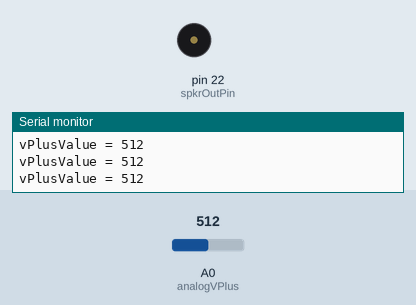
Recording of a sketch running on a simulated Arduino Mega 2560, built with avr-gcc and run on an emulated ATmega2560. Shown: buzzer (waves = sounding), the last lines printed to the serial monitor. Inputs (shaded band) come from the test bench; at power-on: A0 (analogVPlus) = 512.

Above: at 1.2 s.
1.3 s: A0 (analogVPlus) set to 493
At 1.6 s:
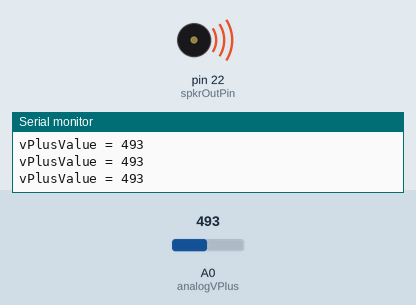
2.8 s: A0 (analogVPlus) set to 11
4.3 s: A0 (analogVPlus) set to 8
10.3 s: A0 (analogVPlus) set to 511
At 11.0 s:
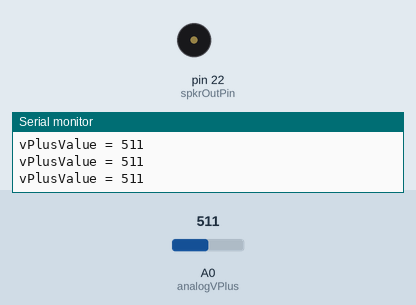
13.3 s: A0 (analogVPlus) set to 0
At 14.4 s:
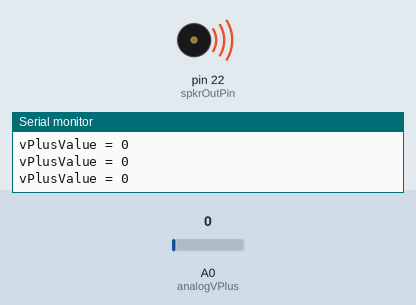
Timing chart, 0 to 16.3 s (numbered marks = the images above; inputs shaded):
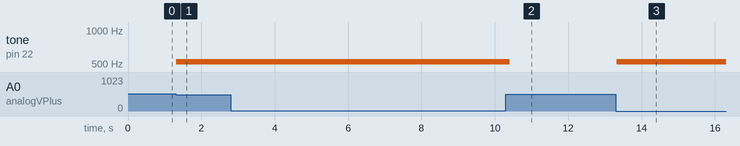

The sketch:

OneHoleTwoNotes.ino
```cpp
/*
 * Team DHP - Digital Harmonica Project
 * NO VOLUME CONTROL
 *
 * Single bi-directional sensor being used like a harmonica hole would
 * No volume control but two notes.
 *
 * This program mocks the Hole 4 of the C-Blues 10-hole Harmonica
 * The following link will take you to where the frequencies for these notes can be found
 *     https://www.researchgate.net/figure/13714801_fig2_FIG-2-Notes-and-approximate-frequencies-of-a-ten-hole-diatonic-har
 *
 *  C-Major Blues Harmonica Hole #4 Frequencies
 *     Blow frequency = 523 Hz (NOTE_C5)
 *     Draw frequency = 587 Hz (NOTE_D5)
 *
 * Link to bi-directional air pressure sensor: http://www.mouser.com/ds/2/302/MPXV7002-783439.pdf
 *
 *
 */
#include "pitches.h"

const int analogVPlus = A0; // Analog Input Pin & Sensor output pin
const int spkrOutPin = 22;

// Initial values of pins (will be overwrited immediately)
int vPlusValue = 0;

void setup() {
  // initialize serial communications at 9600 bps:
  Serial.begin(9600);
}

void loop() {
  // Read both input
    vPlusValue = analogRead(analogVPlus);

  // print the results to the serial monitor:
  Serial.print("vPlusValue = ");
  Serial.println(vPlusValue);

  const int numBeats = 1;

  int noteDuration = 100;

  // With max draw the sensor reports this value
  int maxBreathInValue = 5;

  // Sensors resting value IOW what is read when not being blown or drawn.
  int neutral = 526;

  // With max blow the sensor reports this value
  int maxBreathOutValue = 1017;

  // Absolute difference in read value from sensor to the resting (neutral) value, to be treated as a blow or a draw
  int tolerance = 20;

  if(vPlusValue < neutral-tolerance){ // DRAW RECOGNIZED
    tone(spkrOutPin, NOTE_C5, noteDuration); // draw tone is played
  }
  if(vPlusValue > neutral+tolerance){
    tone(spkrOutPin, NOTE_D5, noteDuration); // blow tone is played
  }
  // to distinguish the notes, set a minimum time between them.
  // the note's duration + 30% seems to work well:
  int pauseBetweenNotes = noteDuration * 0.01;
  delay(pauseBetweenNotes);


}
```

pitches.h
```cpp
/*************************************************
 * Public Constants
 *************************************************/

#define NOTE_B0  31
#define NOTE_C1  33
#define NOTE_CS1 35
#define NOTE_D1  37
#define NOTE_DS1 39
#define NOTE_E1  41
#define NOTE_F1  44
#define NOTE_FS1 46
#define NOTE_G1  49
#define NOTE_GS1 52
#define NOTE_A1  55
#define NOTE_AS1 58
#define NOTE_B1  62
#define NOTE_C2  65
#define NOTE_CS2 69
#define NOTE_D2  73
#define NOTE_DS2 78
#define NOTE_E2  82
#define NOTE_F2  87
#define NOTE_FS2 93
#define NOTE_G2  98
#define NOTE_GS2 104
#define NOTE_A2  110
#define NOTE_AS2 117
#define NOTE_B2  123
#define NOTE_C3  131
#define NOTE_CS3 139
#define NOTE_D3  147
#define NOTE_DS3 156
#define NOTE_E3  165
#define NOTE_F3  175
#define NOTE_FS3 185
#define NOTE_G3  196
#define NOTE_GS3 208
#define NOTE_A3  220
#define NOTE_AS3 233
#define NOTE_B3  247
#define NOTE_C4  262
#define NOTE_CS4 277
#define NOTE_D4  294
#define NOTE_DS4 311
#define NOTE_E4  330
#define NOTE_F4  349
#define NOTE_FS4 370
#define NOTE_G4  392
#define NOTE_GS4 415
#define NOTE_A4  440
#define NOTE_AS4 466
#define NOTE_B4  494
#define NOTE_C5  523
#define NOTE_CS5 554
#define NOTE_D5  587
#define NOTE_DS5 622
#define NOTE_E5  659
#define NOTE_F5  698
#define NOTE_FS5 740
#define NOTE_G5  784
#define NOTE_GS5 831
#define NOTE_A5  880
#define NOTE_AS5 932
#define NOTE_B5  988
#define NOTE_C6  1047
#define NOTE_CS6 1109
#define NOTE_D6  1175
#define NOTE_DS6 1245
#define NOTE_E6  1319
#define NOTE_F6  1397
#define NOTE_FS6 1480
#define NOTE_G6  1568
#define NOTE_GS6 1661
#define NOTE_A6  1760
#define NOTE_AS6 1865
#define NOTE_B6  1976
#define NOTE_C7  2093
#define NOTE_CS7 2217
#define NOTE_D7  2349
#define NOTE_DS7 2489
#define NOTE_E7  2637
#define NOTE_F7  2794
#define NOTE_FS7 2960
#define NOTE_G7  3136
#define NOTE_GS7 3322
#define NOTE_A7  3520
#define NOTE_AS7 3729
#define NOTE_B7  3951
#define NOTE_C8  4186
#define NOTE_CS8 4435
#define NOTE_D8  4699
#define NOTE_DS8 4978
```

Measured:
- the behaviour switches between 506 and 505 on A0 (analogVPlus) (found by bisection; images 0 and 1)
- after the input at 1.3 s, tone on pin 22 (spkrOutPin): silent → 523 Hz at once
- after the input at 10.3 s, tone on pin 22 (spkrOutPin): 523 Hz → silent after 0.11 s
- after the input at 13.3 s, tone on pin 22 (spkrOutPin): silent → 523 Hz at once
